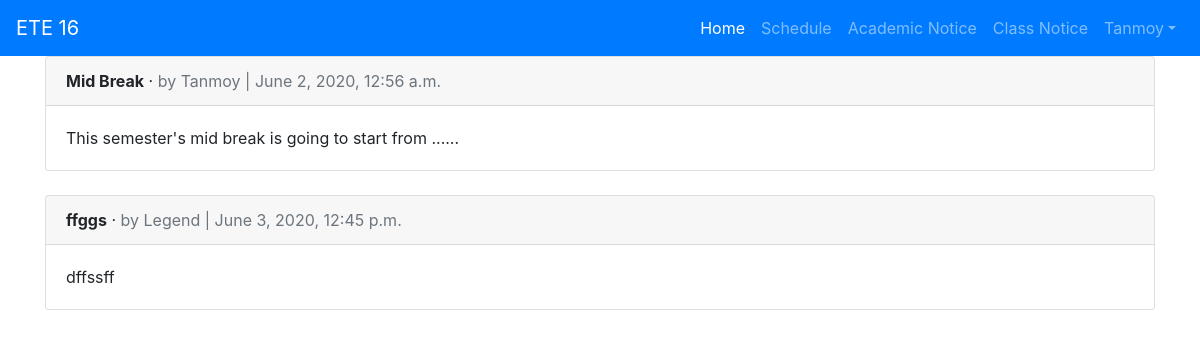
Screenshot of /academic_notice/ (signed in) with the database file from the repository.
### users/models.py (models this page shows)
class CustomUser(AbstractUser):
	roll = models.IntegerField(validators=[MinValueValidator(1604001),MaxValueValidator(1604060)],null=True,blank=False)
	email = models.EmailField(null=False,blank=False)
	REQUIRED_FIELDS = ['roll','email']

### academicnotice/models.py (models this page shows, shortened)
class AcademicNotice(models.Model):
	title = models.CharField(max_length=255)
	body = models.TextField()
	date = models.DateTimeField(auto_now_add=True)
	author = models.ForeignKey(
		get_user_model(),
		on_delete = models.CASCADE,
		)

### academicnotice/views.py (the view)
# urls.py: path('',AcademicNoticeView.as_view(),name='academic_notice',)
class AcademicNoticeView(ListView):
	model = AcademicNotice
	template_name = 'academic_notice.html'

### templates/academic_notice.html (shortened to what this page needs)
{% extends 'base.html' %}
{% block content %}
  {% for notice in object_list %}
    <div class="card">
      <div class="card-header">
        <span class="font-weight-bold">{{ notice.title }}</span> &middot;
        <span class="text-muted">by {{ notice.author }} | {{ notice.date }}</span>
      </div>
      <div class="card-body">
        {{ notice.body }}
      </div>
    </div>
    <br />
  {% endfor %}
{% endblock content %}

### templates/base.html (shortened to what this page needs)
<!DOCTYPE html>
<!DOCTYPE html>
<html>
<head>
	<link rel="stylesheet" href="https://stackpath.bootstrapcdn.com/bootstrap/4.5.0/css/bootstrap.min.css">
</head>
<body>
	<nav class="navbar navbar-expand-lg navbar-dark bg-primary">
		<a class="navbar-brand" href="{% url 'home' %}">ETE 16</a>
		<div class="collapse navbar-collapse" id="navbarNav">
		<ul class="navbar-nav ml-auto">
		  <li class="nav-item active">
		    <a class="nav-link" href="#">Home<span class="sr-only">(current)</span></a>
		  </li>
		  <li class="nav-item">
		    <a class="nav-link" href="{% url 'schedule' %}">Schedule</a>
		  </li>
		  <li class="nav-item">
		    <a class="nav-link" href="{% url 'academic_notice' %}">Academic Notice</a>
		  </li>
		  <li class="nav-item">
		    <a class="nav-link" href="{% url 'class_notice_list' %}">Class Notice</a>
		  </li>
	{% if user.is_authenticated %}
			<li class="nav-item">
				<a href="#" class="nav-link dropdown-toggle" id="studentmenu" data-toggle="dropdown" aria-haspopup="true" aria-expanded="false">{{ user.username }}</a>
			</li>
	{% else %}
			<form class="form-inline ml-auto bg-primary">You are not logged in
			<a href="{% url 'login' %}" class="btn btn-primary">Log In</a>
			<a href="{%url 'signup'%}" class="btn btn-primary ml-2">Sign Up</a>
			</form>
	{% endif %}
	</ul>
	</div>
	</nav>
	<div class="container">
	{% block content %}
	{% endblock content %}
	</div>
</body>
</html>

### rows the page displays
CustomUser: username "Tanmoy"
AcademicNotice: title "Mid Break", author "Tanmoy", date "June 2, 2020, 12:56 a.m.", body "This semester's mid break is going to start from ......"
AcademicNotice: title "ffggs", author "Legend", date "June 3, 2020, 12:45 p.m.", body "dffssff"
